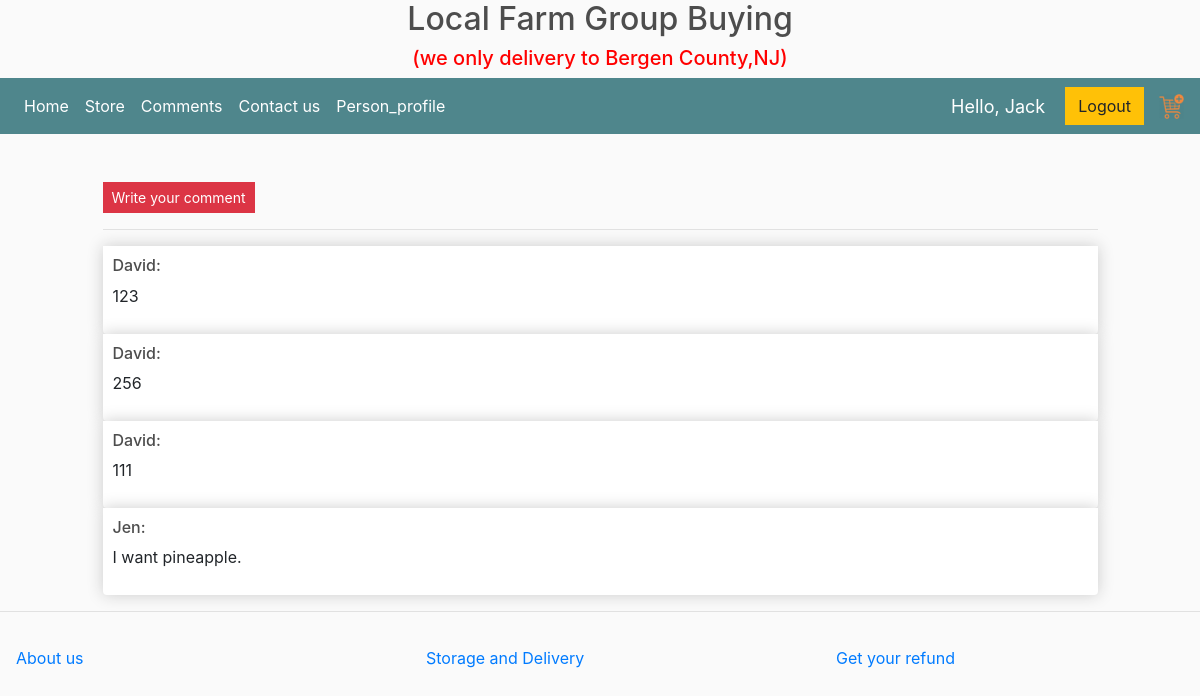
Page /commentsin/ (signed in) on the committed database.
### store/models.py (models this page shows)
class Comment(models.Model):
    name = models.CharField(max_length=200, null=True)
    content = models.TextField(help_text='write your comment')

### store/decorators.py (the view)
		def wrapper_func(request, *args, **kwargs):
			group = None
			if request.user.groups.exists():
				group = request.user.groups.all()[0].name
			if group in allowed_roles:
				return view_func(request, *args, **kwargs)
			else:
				return HttpResponse('You are not authorized')

### store/views.py (called while the page is built)
@login_required(login_url='login')
@allowed_users(allowed_roles=['admin', 'customer'])
def commentsin(request):
	comments = Comment.objects.all()
	context = {'comments': comments}
	return render(request, 'store/commentsin.html', context)

### store/templates/store/commentsin.html
{% extends 'store/mainin.html' %}
{% load static %}
{% block content %}
<br>
<div class="row">
		<div class="col-lg-1">
        </div>
    <div class="col-lg-10">
        <br>
        <a class="btn btn-sm btn-danger" href="{% url 'write_comment'%}">Write your comment</a>
       <hr>
         {% for c in comments %}
         <div class="box-element product">
        <h6>{{c.name}}:</h6>
        <p>{{c.content}}</p>
         </div>
        {% endfor %}
    </div>
    <div class="col-lg-1">
        </div>
</div>
{% endblock %}

### store/templates/store/navbarin.html (shortened to what this page needs)
{% load static %}
<nav class="navbar navbar-expand-lg navbar-dark bg-dark">
    <div class="collapse navbar-collapse" id="navbarSupportedContent">
	    <ul class="navbar-nav mr-auto">
	      <li class="nav-item active">
	        <a class="nav-link" href="{% url 'homein' %}">Home </a>
	      </li>
              <li class="nav-item active">
	        <a class="nav-link" href="{% url 'storein' %}">Store</a>
			</li>
	      <li class="nav-item active">
	        <a class="nav-link" href="{% url 'commentsin' %}">Comments</a>
	      </li>
            <li class="nav-item active">
	        <a class="nav-link" href="{% url 'contactin' %}">Contact us</a>
	      </li>
			{% if request.user.is_staff %}
			 <li class="nav-item active">
	        <a class="nav-link" href="{% url 'dashboard' %}">Control Panel</a>
	      </li>
			{% else %}
			<li class="nav-item active">
	        <a class="nav-link" href="{% url 'customer_setting' %}">Person_profile</a>
	      </li>
			{% endif %}
	    </ul>
        <div class="form-inline my-2 my-lg-0">
	     	<span class="hello-msg">Hello, {{request.user}}</span>
	    </div>
	    <div class="form-inline my-2 my-lg-0">
	     	<a href="{% url 'logout' %}"class="btn btn-warning">Logout</a>
			{% if request.user.customer %}
	     	<a href="{% url 'cart' %}">
	    		<img  id="cart-icon" src="{% static 'images/cart.png' %}">
	    	</a>
			{% endif %}
	    </div>
       </div>
	 </nav>

### static/css/main.css (style rules this page uses)
body { background-color: hsl(0, 0%, 98%); }
h1,h2,h3,h4,h5,h6 { color:hsl(0, 0%, 30%); }
.box-element { box-shadow:hsl(0, 0%, 80%) 0 0 16px; background-color: #fff; border-radius: 4px; padding: 10px; }
.product { border-radius: 0 0 4px 4px; }
.bg-dark { background-color: #4f868c!important; }
#cart-icon { width:25px; display: inline-block; margin-left: 15px; }
.btn { border-radius: 0; }

### store/templates/store/navbarin.html (style rules this page uses)
.hello-msg { font-size: 18px; color: #fff; margin-right: 20px; }

### rows in the picture
Comment: name "David", content "123"
Comment: name "David", content "256"
Comment: name "David", content "111"
Comment: name "Jen", content "I want pineapple."

### other values in the picture
{{ request.user }} "Jack"
